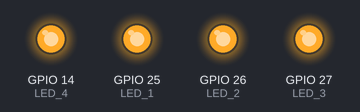
The sketch below on a simulated ESP32. Shown: output pins drawn as LEDs (lit = HIGH).

Above: at 0.5 s.
At 3.5 s:
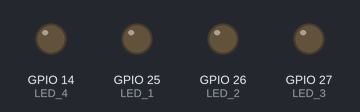
Timing chart, 0 to 4.6 s (numbered marks = the images above):
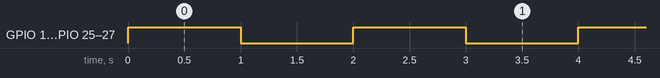

The sketch:

LAB02_LED.ino
```cpp
#define LED_ON_BOARD 2
#define LED_1 25
#define LED_2 26
#define LED_3 27
#define LED_4 14

void setup() {
  pinMode(LED_1, OUTPUT);
  pinMode(LED_2, OUTPUT);
  pinMode(LED_3, OUTPUT);
  pinMode(LED_4, OUTPUT);
}

void loop() {
  digitalWrite(LED_1, HIGH);
  digitalWrite(LED_2, HIGH);
  digitalWrite(LED_3, HIGH);
  digitalWrite(LED_4, HIGH);
  delay(1000);
  digitalWrite(LED_1, LOW);
  digitalWrite(LED_2, LOW);
  digitalWrite(LED_3, LOW);
  digitalWrite(LED_4, LOW);
  delay(1000);
}
```

Measured:
- by itself, GPIO 14 (LED_4), GPIO 25 (LED_1), GPIO 26 (LED_2), GPIO 27 (LED_3): alternates HIGH for 1.0 s and LOW for 1.0 s
